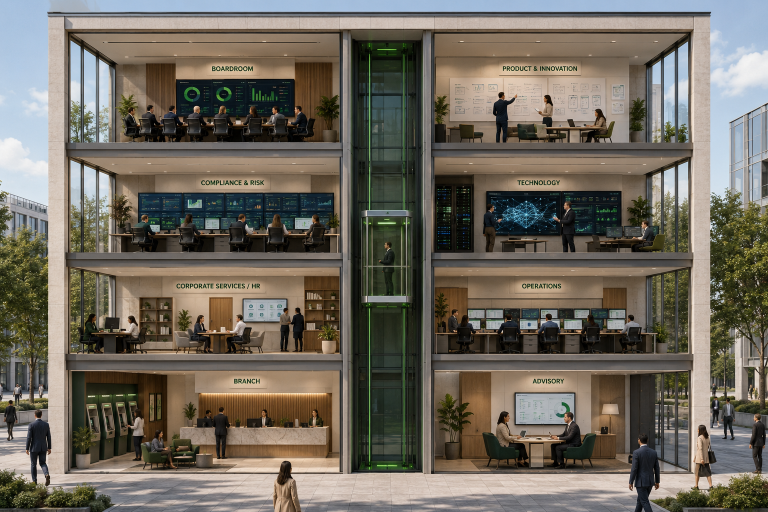
#> input picture bank-der-zukunft-2035/dist/images/Strukturbild.png, 1536 x 1024 px (shown at 1/2 size)
$ python -i boden_beine.py   (imports and definitions only)
#> lines starting #> are read from the running program, lines starting #| are printed output that depends on the picture; after the words box and inside, x2 and y2 are one past the last pixel; in counts of white or black regions, pixels touching at a corner belong together
#!/usr/bin/env python3
"""
Boden und Beine im Master-Strukturbild vereinheitlichen — VERWORFEN, siehe unten.

ERGEBNIS DES VERSUCHS (2026-09-10): nicht verwendbar, das Bild wurde auf den
Stand ohne Bodenergaenzung zurueckgesetzt. Das Skript bleibt als Dokumentation
liegen, damit der Weg nicht ein zweites Mal gegangen wird.

Ausgangslage: Im 1. OG und im Erdgeschoss sieht man den Fussboden und die Fuesse
der Personen, im 2. und 3. OG schneidet die Betonbruestung die Beine ab.

Warum es nicht funktioniert: Zwischen Sitzflaeche und Etagenkante liegen im 2. OG
nur rund 110, im 3. OG rund 170 Pixel. In diesen Streifen muessen Unterschenkel,
Schuhe, Stuhlfuesse, Boden UND die Betonstirn passen. Das Bildmodell loest das
nicht, sondern zeichnet einen milchigen Schleier ueber den ganzen Streifen, laesst
Fuesse weg, loest Hosenbeine nach unten auf und setzt koerperlose Beinpaare sowie
halbtransparente Stuhlkreuze in die Luecken. Eine Qualitaetspruefung ueber alle
vier betroffenen Raeume fand das durchgaengig in jedem Raum — das Bild war mit
Bodenergaenzung schlechter als ohne, wo die Personen zwar an der Bruestung enden,
aber sauber und scharf.

Wer den Boden wirklich braucht, muss das Strukturbild neu erzeugen, mit einer
Perspektive, die in allen vier Etagen auf den Boden blickt. Nachtraeglich
einsetzen laesst er sich nicht.

Immerhin drei uebertragbare Erkenntnisse zu gpt-image-Inpainting:

1. **Der Prompt darf keine Neurahmung nahelegen.** Formulierungen wie "zeige diese
   Etage so wie die darunter" liest gpt-image als Kompositionsauftrag und liefert
   die Kachel 40-90 % herausgezoomt und mit erfundenen Personen zurueck. Mit
   "same camera, framing and crop, do not zoom out" bleibt sie bei Faktor 1.00.
2. **Die Maske darf den Kachelrand nicht beruehren.** Sonst gilt dasselbe: das
   Modell erweitert das Bild, statt zu retuschieren. Mindestens 200 px
   Originalpixel ringsum, auch unterhalb der Maske.
3. **Treue laesst sich nicht ueber Pixelabweichung messen.** gpt-image zeichnet
   immer das ganze Bild neu, auch ausserhalb der Maske; selbst einwandfreie
   Kacheln weichen dort um 10 bis 30 Graustufen ab. Brauchbar ist allein die per
   ORB/RANSAC geschaetzte Skalierung.

Aufruf (falls doch noch einmal gebraucht):
  export OPENAI_API_KEY=...                       # oder $SCRATCH/.openai_env
  python3 produktion/strukturbild/boden_beine.py --overlay   # Zonen/Naehte pruefen
  python3 produktion/strukturbild/boden_beine.py             # alle Kacheln
  python3 produktion/strukturbild/boden_beine.py --nur og3_l_1
  python3 produktion/strukturbild/boden_beine.py --montage   # nur neu montieren
  python3 produktion/strukturbild/boden_beine.py --fuesse    # nur die Nachbesserungen

Ergebnis: $SCRATCH/strukturbild/Strukturbild_boden.jpg (+ Kacheln, Vergleiche).
"""
import argparse
import os

import numpy as np
from PIL import Image, ImageDraw, ImageFilter

from personen_retusche import lade_key, ZIEL

HIER = os.path.dirname(os.path.abspath(__file__))
APP = os.path.abspath(os.path.join(HIER, "..", ".."))
QUELLE = os.path.join(APP, "public", "images", "Strukturbild.jpg")
KACHELN = os.path.join(ZIEL, "boden_tiles")
# [1 line not run here, left out]

KACHEL = 1024    # Kantenlaenge der Kachel in nativen Pixeln (quadratisch)
MINRAND = 200    # Mindestrand aus Originalpixeln links/rechts der Maske. Je breiter
                 # dieser Rand, desto zuverlaessiger bleibt gpt-image beim Inpainting:
                 # bei 130 px Rand kam die Kachel um 48 % herausgezoomt zurueck,
                 # bei 200 px blieb sie bei 1.14.
WEICH = 16       # weiche Kante der Maske beim Zurueckmontieren
NAHT = 30        # Ueberlappung/Blendbreite an der senkrechten Naht

# ── Zonen ────────────────────────────────────────────────────────────────────
# Je Raum: der Streifen, der neu gerechnet wird (y_von..y_bis), die Raumgrenzen
# in x (zwischen den Betonstuetzen) und die Naehte. Eine Naht liegt immer in
# einer Luecke zwischen zwei Personen, damit kein Bein zerschnitten wird.
#
# Gemessen am Bild (6144x4096):
#   3. OG  Moebel/Beine enden bei y~1212, Betonstirn 1215..1290, Untersicht bis 1400
#   2. OG  Moebel/Beine enden bei y~2075, Betonstirn 2078..2165, Untersicht bis 2210
#   1. OG  (Vorbild) Bodenstreifen 2790..2858, Betonstirn 2860..2930
#
# `stirn` = ((y_von, y_bis) im Original, y_oben am Ziel): die helle Betonstirn wird
# aus derselben Etage nach unten kopiert und liegt ausserhalb der Maske. Sie bleibt
# damit unveraendert erhalten UND gibt dem Bildmodell die Unterkante des Bodens
# sichtbar vor — sonst laesst es die Stirn einfach weg und der Boden laeuft in die
# Deckenuntersicht der Etage darunter.
ZONEN = {
    "og3_l": dict(
        y=(1120, 1285), x=(350, 2850), naehte=[600, 1047, 1330, 1604, 1976, 2291],
        stirn=((1215, 1290), 1285),
        was="the six executives seated at the long dark wooden conference table",
    ),
    "og3_r": dict(
        y=(1120, 1285), x=(3350, 5850), naehte=[3600, 3963, 4405, 4823, 5350],
        stirn=((1215, 1290), 1285),
        was="the two people standing at the whiteboard and the two people seated at the "
            "wooden desk",
    ),
    "og2_l": dict(
        y=(1970, 2135), x=(350, 2850), naehte=[700, 1121, 1558, 1920, 2260, 2600],
        stirn=((2078, 2128), 2135),
        was="the five risk controllers seated at the long monitor desk",
    ),
    "og2_r": dict(
        y=(1970, 2135), x=(3350, 5850), naehte=[3520, 3950, 4442, 4897, 5400],
        stirn=((2078, 2128), 2135),
        was="the two standing and two seated technology staff at the wooden desks",
    ),
}

# Der Prompt entscheidet, ob gpt-image retuschiert oder die Szene neu erfindet.
# Formulierungen wie "show this storey the way the one below does" laden zum
# Umkomponieren ein — dann kam die Kachel um 40-60 % herausgezoomt und mit
# zusaetzlichen Personen zurueck. Der ausdrueckliche Verzicht auf Neurahmung
# ("same camera, framing and crop, do not zoom out") haelt sie bei Faktor 1.00.
PROMPT = (
  "Local photo retouch only. In the transparent area, draw the missing lower legs, "
  "trousers and shoes of {was}, the five-star office chair pedestals with castors and the "
  "table legs, all resting on a light polished concrete floor that meets the pale "
  "concrete slab edge already visible just below the transparent area. "
  "Keep the exact same camera, framing and crop — do not zoom out, do not reframe, do not "
  "add or remove people or furniture, and do not change anything outside the transparent "
  "area. Photorealistic, matching daylight, colours and materials, realistic shoes and "
  "correct anatomy, soft contact shadows on the floor. Every person wears proper closed "
  "business shoes on both feet — never bare feet, never visible toes, never socks without "
  "shoes. No duplicated legs, no railing or parapet, no text, no watermark."
)

# Abschnitte ohne Personen: dort erfindet das Modell sonst Geisterstuehle und
# abgeschnittene Beine in die leere Flaeche.
LEER = {"og3_l_1", "og3_r_1", "og3_r_6", "og2_l_1", "og2_l_7", "og2_r_1", "og2_r_6"}

PROMPT_LEER = (
  "Local photo retouch only. In the transparent area, continue the empty light polished "
  "concrete floor of this room down to the pale concrete slab edge already visible just "
  "below the transparent area. Nobody stands or sits here: no people, no legs, no shoes, "
  "no chairs, no furniture of any kind — only the bare, clean floor with soft daylight and "
  "a faint reflection. "
  "Keep the exact same camera, framing and crop — do not zoom out, do not reframe, and do "
  "not change anything outside the transparent area. Photorealistic, matching daylight, "
  "colours and materials. No text, no watermark."
)

MODELL = os.environ.get("IMAGE_MODEL", "gpt-image-1.5")


# [18 lines left out: function edit, not called in this run]


# ── Nachbesserungen ──────────────────────────────────────────────────────────
# Einzelne Stellen, die das Bildmodell im Streifen nicht sauber loest. Hier wird
# wie bei personen_retusche.py mit einer kleinen, kompakten Maske gearbeitet —
# damit trifft gpt-image zuverlaessiger als ueber einen breiten Streifen.
NACHBESSERN = {
    "fuesse_og3_l": ((1390, 1205, 1525, 1300),
                     "the bare feet of the woman seated at the conference table"),
    "fuesse_og2_l": ((1655, 2035, 1835, 2140),
                     "the bare feet of the person seated in the middle office chair"),
}

PROMPT_FUESSE = (
  "Local photo retouch only. In the transparent area, replace {was} with dark leather "
  "business shoes, one on each foot, standing flat on the concrete floor with a soft "
  "contact shadow. Keep the trousers, the chair, the floor and everything else exactly as "
  "it is, and keep the exact same camera, framing and crop. Photorealistic, matching "
  "daylight and materials. No bare skin below the trousers, no visible toes, no extra feet."
)


# [215 lines left out: functions nachbessern, abschnitte, fenster_fuer, stirn_streifen, vorbereiten, maske_fuer and 7 more, not called in this run]


def vergleiche(im):
    """Vorher/Nachher-Streifen je Etage fuer die Abnahme."""
    orig = Image.open(QUELLE).convert("RGB")
    for zone, cfg in ZONEN.items():
        y0, y1 = cfg["y"]
        x0, x1 = cfg["x"]
        c = (x0, y0 - 220, x1, y1 + 90)
        b = 1800
        s = b / (x1 - x0)
        h = int((c[3] - c[1]) * s)
        out = Image.new("RGB", (b, 2 * h + 8), (20, 20, 20))
        out.paste(orig.crop(c).resize((b, h)), (0, 0))
        out.paste(im.crop(c).resize((b, h)), (0, h + 8))
        out.save(os.path.join(ZIEL, f"boden_vergleich_{zone}.jpg"), quality=88)
    print("vergleiche: boden_vergleich_*.jpg")


# [57 lines left out: function main, not called in this run]


# [2 lines not run here, left out]

>>> from PIL import Image
>>> picture = Image.open('../../../bank-der-zukunft-2035/dist/images/Strukturbild.png')
#> picture is the input picture: PIL image 1536x1024 RGB; mean R, G, B 111.7, 105.5, 94.8
>>> result = vergleiche(picture)
#> the loop in vergleiche, `for zone, cfg in ZONEN.items():` made 4 passes
#> pass 1, in vergleiche, `out.save(os.path.join(ZIEL, f"boden_vergleich_{zone}.jpg"), quality=88)`:
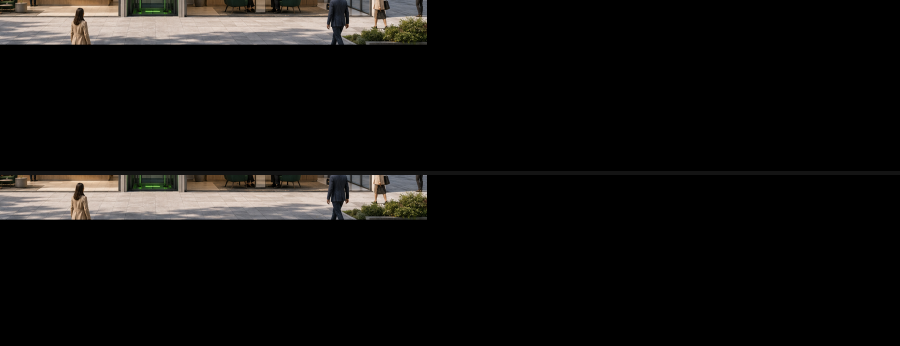
#> saved as boden_vergleich_og3_l.jpg: PIL image 1800x692 RGB (shown at 1/2 size); mean R, G, B 16.7, 15.5, 14.2
#> pass 2, in vergleiche, `out.save(os.path.join(ZIEL, f"boden_vergleich_{zone}.jpg"), quality=88)`:
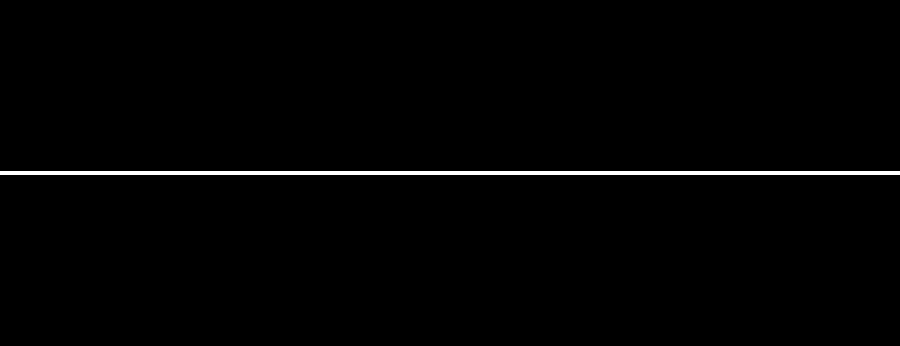
#> saved as boden_vergleich_og3_r.jpg: PIL image 1800x692 RGB (shown at 1/2 size); values 0 (black) and 20 (white), 1.2% white; 1 white region, box (x1, y1, x2, y2) and area: (0, 342, 1800, 350) 14400
